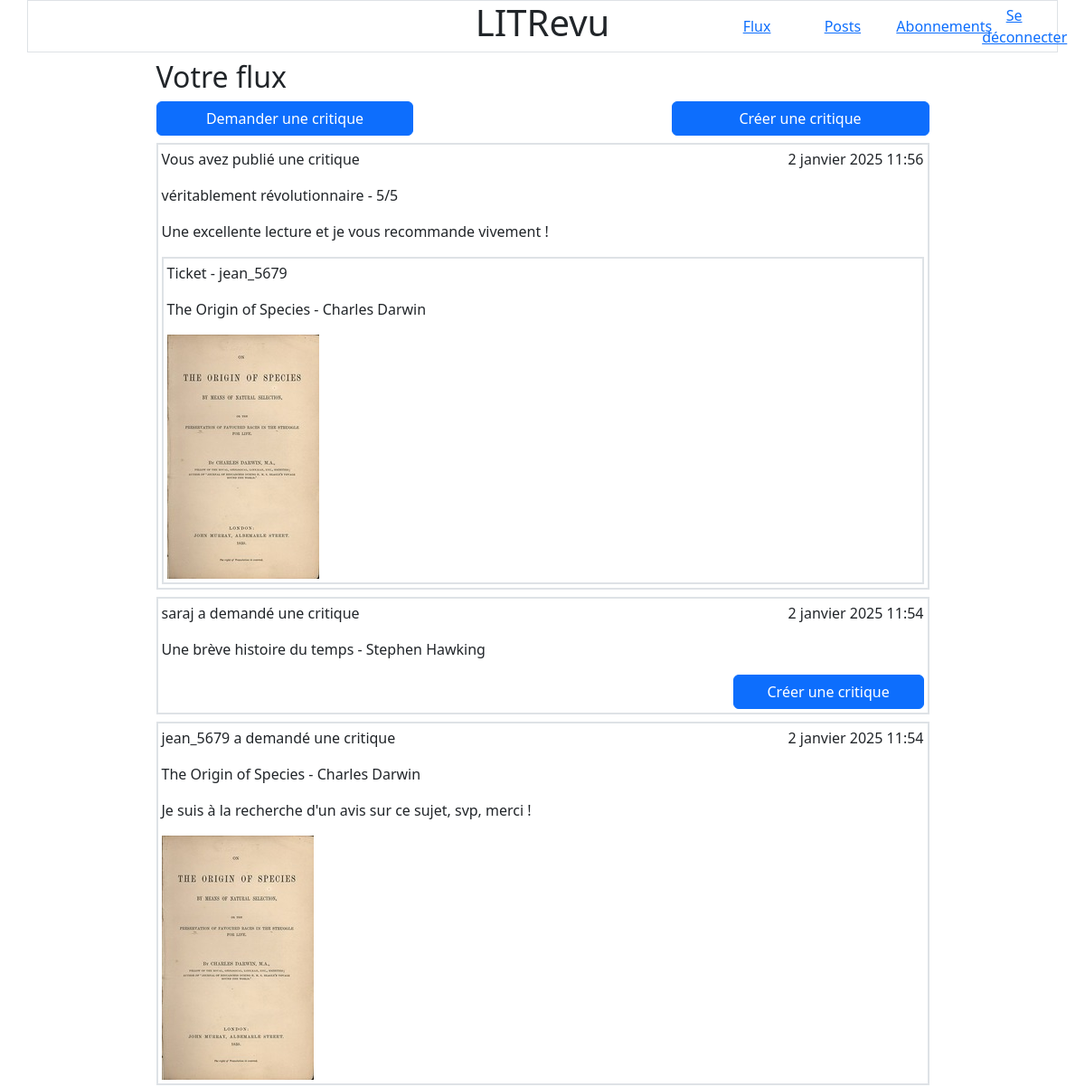
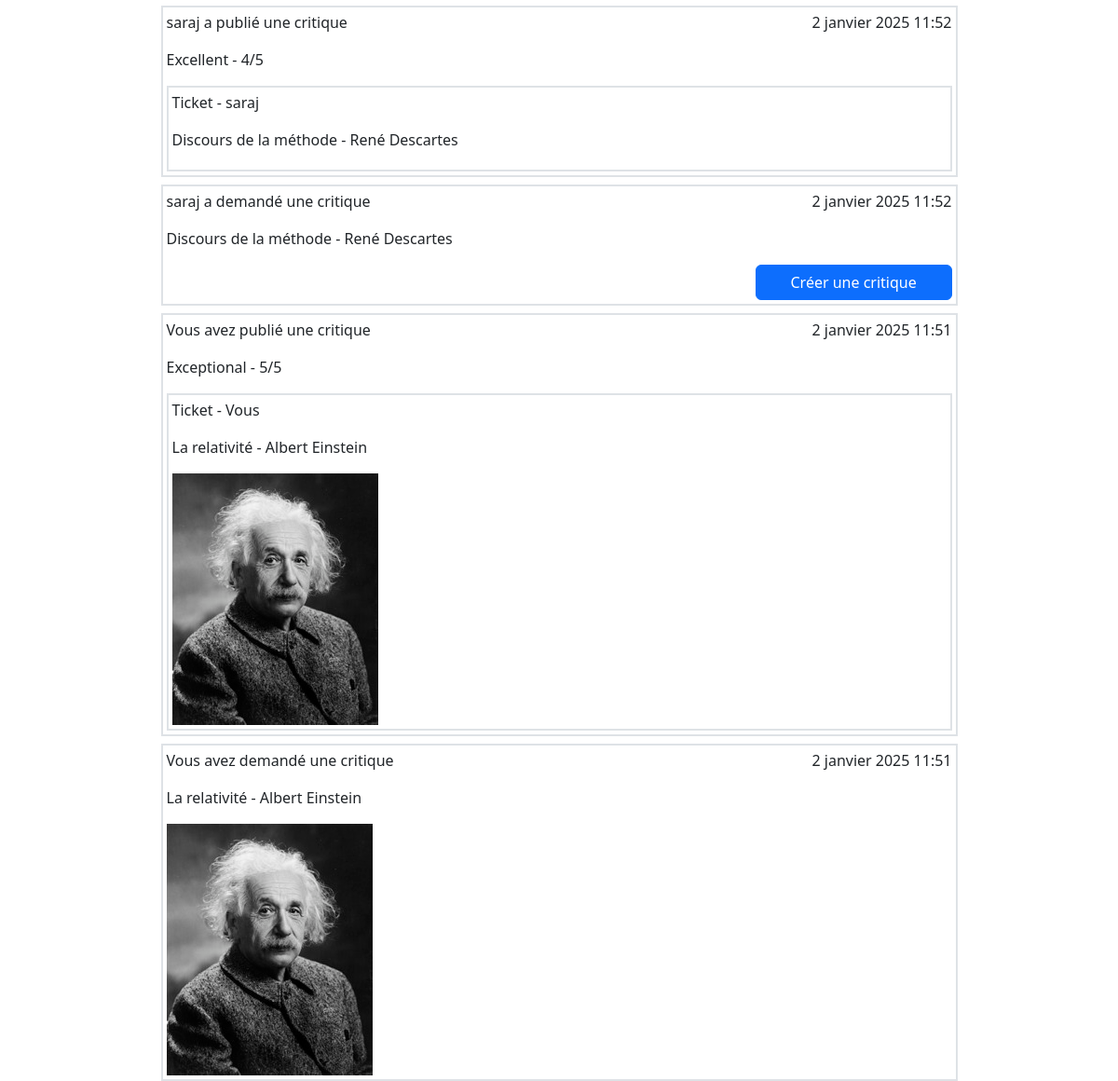
Page /feed/ (signed in) on the committed database (2 pictures, top to bottom).
### review/models.py (models this page shows)
class Review(models.Model):
    ticket = models.ForeignKey(Ticket, on_delete=models.CASCADE)
    headline = models.CharField(max_length=128, verbose_name="Titre")
    rating = models.PositiveSmallIntegerField(
        validators=[
            MinValueValidator(0),
            MaxValueValidator(5)
        ],
        verbose_name="Note"
    )
    user = models.ForeignKey(settings.AUTH_USER_MODEL, on_delete=models.CASCADE)
    body = models.TextField(max_length=8192, blank=True, verbose_name="Commentaire")
    time_created = models.DateTimeField(auto_now_add=True)
    class Meta:
        unique_together = ("user", "ticket")

class Ticket(models.Model):
    title = models.CharField(max_length=128, verbose_name="Titre")
    description = models.TextField(max_length=2048, blank=True)
    user = models.ForeignKey(settings.AUTH_USER_MODEL, on_delete=models.CASCADE)
    image = models.ImageField(null=True, blank=True)
    time_created = models.DateTimeField(auto_now_add=True)
    def __str__(self) -> str:
        return self.title

### authentication/models.py (models this page shows)
class User(AbstractUser):
    pass

### review/views.py (the view)
# urls.py: path("feed/", views.feed, name="feed"),
@login_required
def feed(request):
    follows = [follow.followed_user for follow in models.UserFollow.objects.filter(user=request.user)]
    tickets = models.Ticket.objects.filter(Q(user__in=follows) | Q(user=request.user))
    reviews = models.Review.objects.filter(Q(user__in=follows) | Q(user=request.user) | Q(ticket__user=request.user))
    tickets = tickets.annotate(content_type=Value("TICKET", CharField()))
    reviews = reviews.annotate(content_type=Value("REVIEW", CharField()))
    already_reviewed = [review.ticket for review in reviews if review.user == request.user]
    posts = sorted(chain(reviews, tickets), key=lambda post: post.time_created, reverse=True)
    return render(request, "review/feed.html", {"posts": posts, "already_reviewed": already_reviewed})

### review/templates/review/feed.html
{% extends 'base.html' %}
{% block content %}
<div class="container w-75">
    <h2 class="row mt-2">Votre flux</h2>
    <div class="row mt-2 justify-content-between">
        <a class="btn btn-primary col-4" href="{% url 'create_ticket' %}">Demander une critique</a>
        <a class="btn btn-primary col-4" href="{% url 'create_review_and_ticket' %}">Créer une critique</a>
    </div>
    {% for post in posts %}
    <div class="row mt-2 p-1 border border-2">
        {% if post.content_type == "TICKET" %}
        {% include 'review/ticket.html' with ticket=post %}
        {% if post not in already_reviewed %}
        <a class="btn btn-primary col-3 offset-9" href="{% url 'create_review' post.id %}">Créer une critique</a>
        {% endif %}
        {% elif post.content_type == "REVIEW" %}
        {% include 'review/review.html' with review=post %}
        {% endif %}
    </div>
    {% endfor %}
</div>
{% endblock %}

### review/templates/review/review.html
<div class="container">
    <div class="row">
        <p class="col-6 px-0">
            {% if review.user == user %}
            Vous avez
            {% else %}
            {{review.user}} a
            {% endif %}
            publié une critique
        </p>
        <p class="col-6 text-end px-0">{{review.time_created}}</p>
    </div>
    <p class="row">{{review.headline}} - {{review.rating}}/5</p>
    {% if review.body %}
    <p class="row">{{review.body}}</p>
    {% endif %}
    <div class="row border border-2">
        <div class="container m-1">
            <p class="row">
                Ticket -
                {% if review.ticket.user == user %}
                Vous
                {% else %}
                {{review.ticket.user}}
                {% endif %}
            </p>
            <p class="row">{{review.ticket.title}}</p>
            {% if review.ticket.image %}
            <img class="row" src="{{review.ticket.image.url}}" alt="{{review.ticket}}" title="{{review.ticket}}">
            {% endif %}
        </div>
    </div>
</div>

### review/templates/review/ticket.html
<div class="container">
    <div class="row">
        <p class="col-6 px-0">
            {% if ticket.user == user %}
            Vous avez
            {% else %}
            {{ticket.user}} a
            {% endif %}
            demandé une critique
        </p>
        <p class="col-6 text-end px-0">{{ticket.time_created}}</p>
    </div>
    <p class="row">{{ticket.title}}</p>
    {% if ticket.description %}
    <p class="row">{{ticket.description}}</p>
    {% endif %}
    {% if ticket.image %}
    <img class="row" src="{{ticket.image.url}}" alt="{{ticket}}" title="{{ticket}}">
    {% endif %}
</div>

### rows in the picture
Review: shows "Vous avez", time_created "2 janvier 2025 11:56", headline "véritablement révolutionnaire", rating "5", body "Une excellente lecture et je vous recommande vivement !", ticket.user "jean_5679", ticket "The Origin of Species - Charles Darwin", ticket.image (picture)
Ticket: user "saraj", time_created "2 janvier 2025 11:54", title "Une brève histoire du temps - Stephen Hawking", shows "Créer une critique"
Ticket: user "jean_5679", time_created "2 janvier 2025 11:54", title "The Origin of Species - Charles Darwin", description "Je suis à la recherche d'un avis sur ce sujet, svp, merci !", image (picture)
Review: user "saraj", time_created "2 janvier 2025 11:52", headline "Excellent", rating "4", ticket.user "saraj", ticket "Discours de la méthode - René Descartes"
Ticket: user "saraj", time_created "2 janvier 2025 11:52", title "Discours de la méthode - René Descartes", shows "Créer une critique"
Review: shows "Vous avez", time_created "2 janvier 2025 11:51", headline "Exceptional", rating "5", ticket "La relativité - Albert Einstein", ticket.image (picture)
Ticket: shows "Vous avez", time_created "2 janvier 2025 11:51", title "La relativité - Albert Einstein", image (picture)
